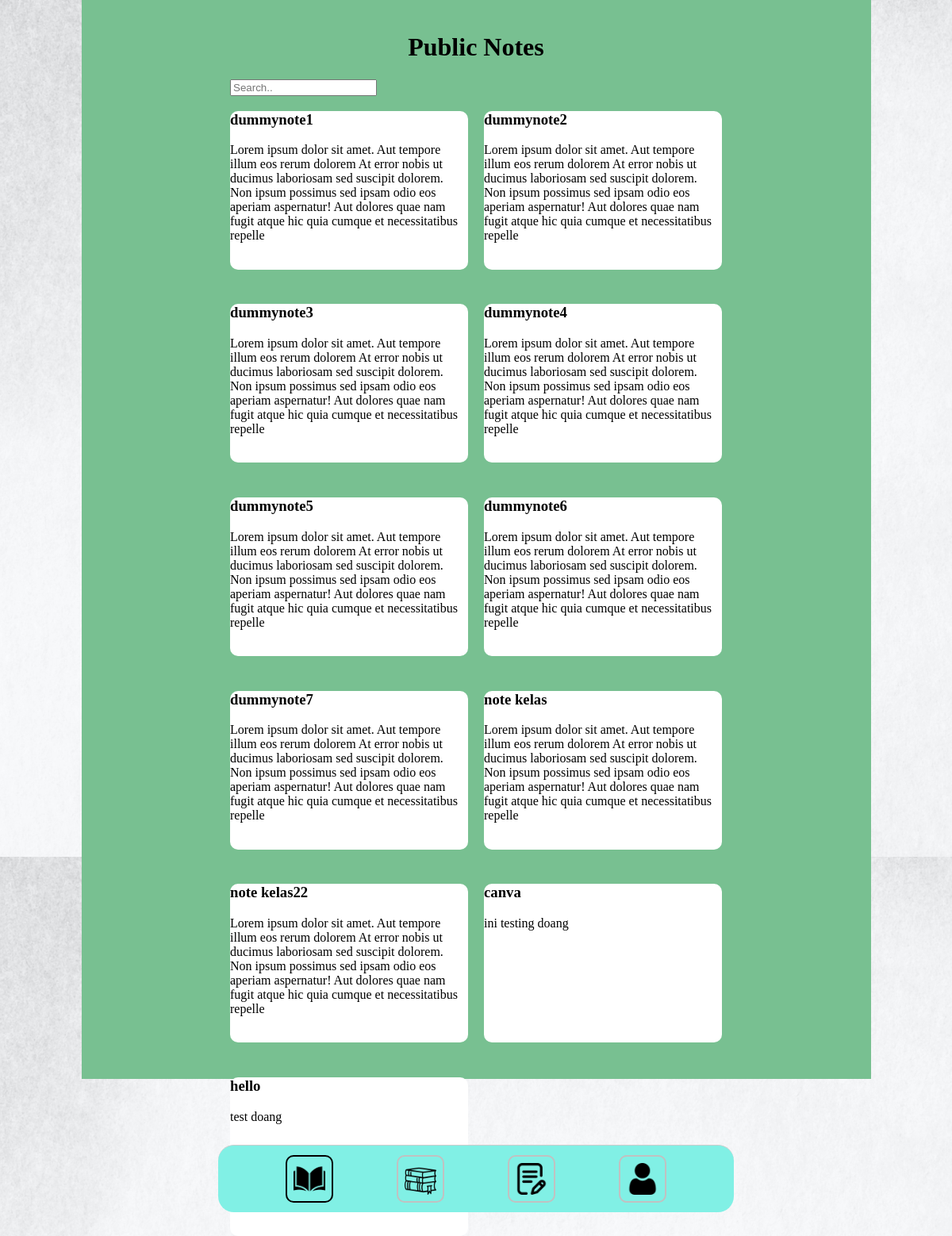
/public_note/, run on an earlier commit of the app's database.
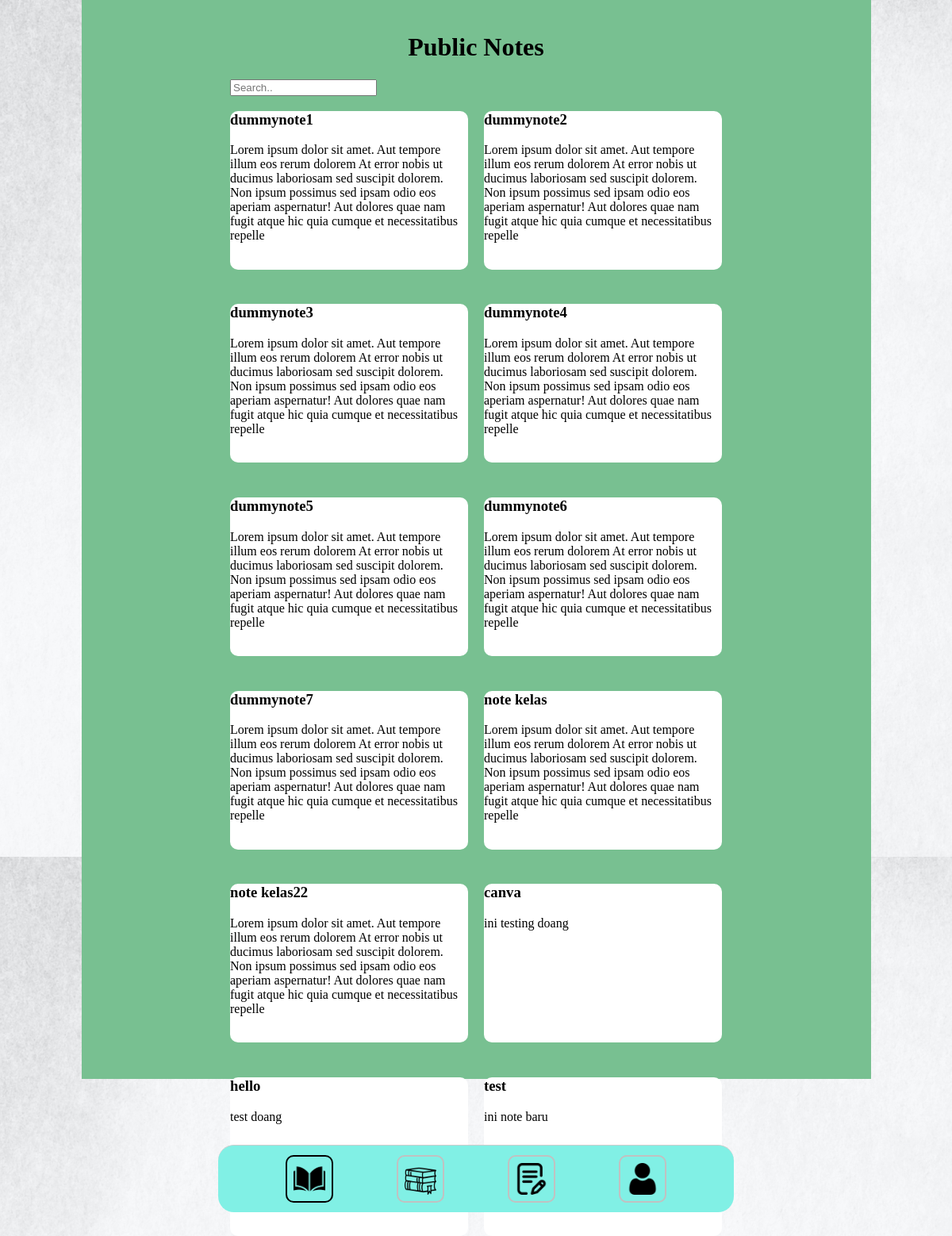
And on a later commit of the database.
### courses/models.py (models this page shows)
class notes(models.Model):
    title = models.CharField(max_length=200)
    author = models.CharField(max_length=120, null=True)
    description = models.TextField(max_length=255)
    note_file = models.FileField(upload_to="./static/upload_notes/", default=None)
    created_on = models.DateField(default=timezone.now)
    is_private = models.BooleanField(null=True)

### courses/views.py (the view)
# urls.py: path('public_note/', views.public_notes, name="public_note"),
def public_notes(request):
    collections = notes.objects.all()
    if len(collections)==0:
        redirect("mynotes")
    return render(request, "public_note.html", {"collections":collections})

### templates/public_note.html (shortened to what this page needs)
{% load static  %}
<!DOCTYPE html>
<html>
<head>
    <link rel="stylesheet" href="{% static '/css/Navbar.css'%}">
    <link rel="stylesheet" href="{% static '/css/collection.css'%}">
</head>
<body>
    <div class="backborder">
        <h1 class="title">Public Notes</h1>
        <div class="box">
            <div class="searchbar">
                <input type="text" id="sbar" class="sbar" placeholder="Search..">
            </div>
            <div class="box-container">
                {% for content in collections %}
                <a href="{% url 'note_content' content.id %}" class="no-underline">
                    <div class="write1">
                        <div class="content-text">
                            <h3>{{content.title}}</h3>
                            {{content.description}}
                        </div>
                    </div>
                </a>
                {% endfor %}
            </div>
        </div>
    </div>
    <div class="navbar">
        <link rel="stylesheet" type="text/css" href="{% static '/css/Navbar.css' %}">
        <a href="http://127.0.0.1:8000/mycourse/" class="nav-link active">
        <img src="{% static '/assets/My-Courses.png' %}" alt="My Course" class="nav-icon">
        </a>
        <a href="http://127.0.0.1:8000/collection/" class="nav-link">
        <img src="{% static '/assets/Collection.png' %}" alt="Collection" class="nav-icon">
        </a>
        <a href="http://127.0.0.1:8000/mynotes/" class="nav-link">
        <img src="{% static '/assets/My-Notes.png' %}" alt="My Notes" class="nav-icon">
        </a>
        <a href="http://127.0.0.1:8000/profile/" class="nav-link">
        <img src="{% static '/assets/Profile.png' %}" alt="Profile" class="nav-icon">
        </a>
    </div>
</body>
</html>

What changed in the data, as far as the page shows it:
added notes: title "test", description "ini note baru"
